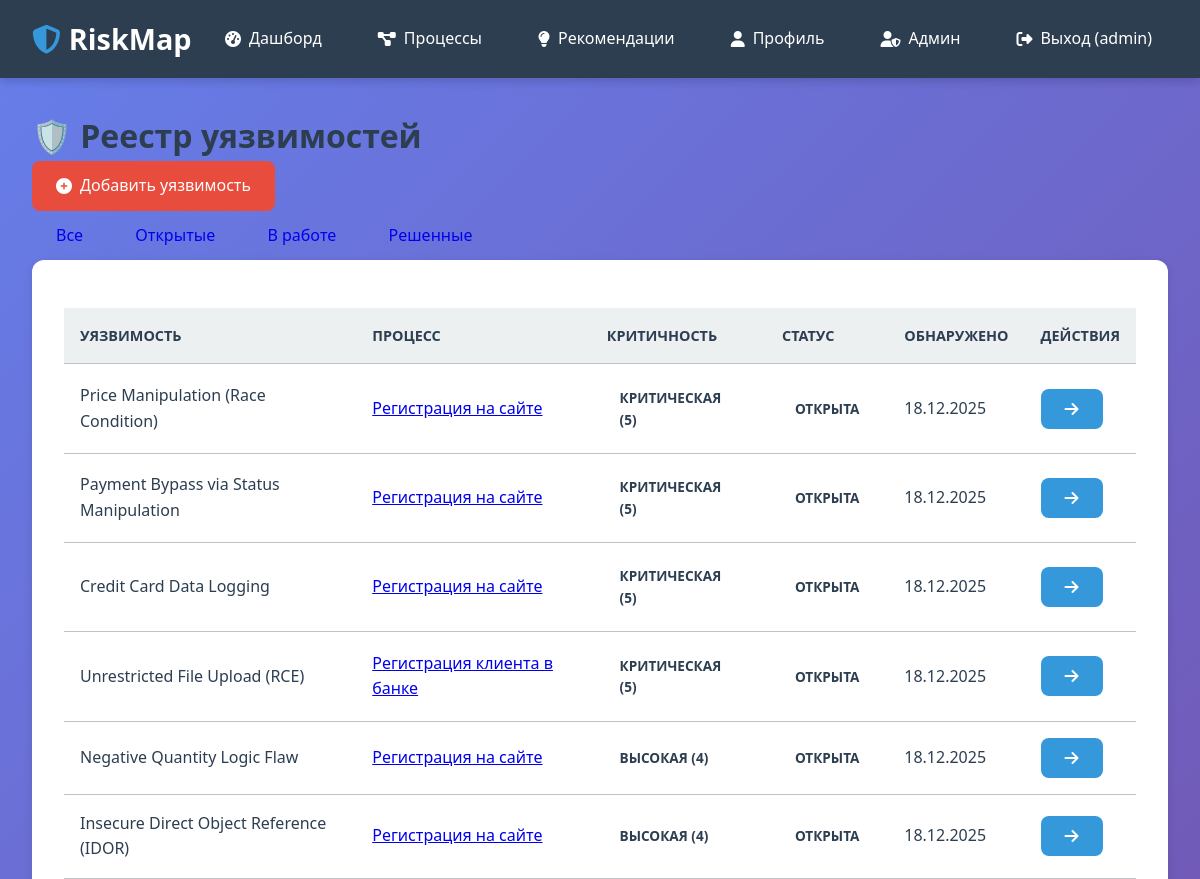
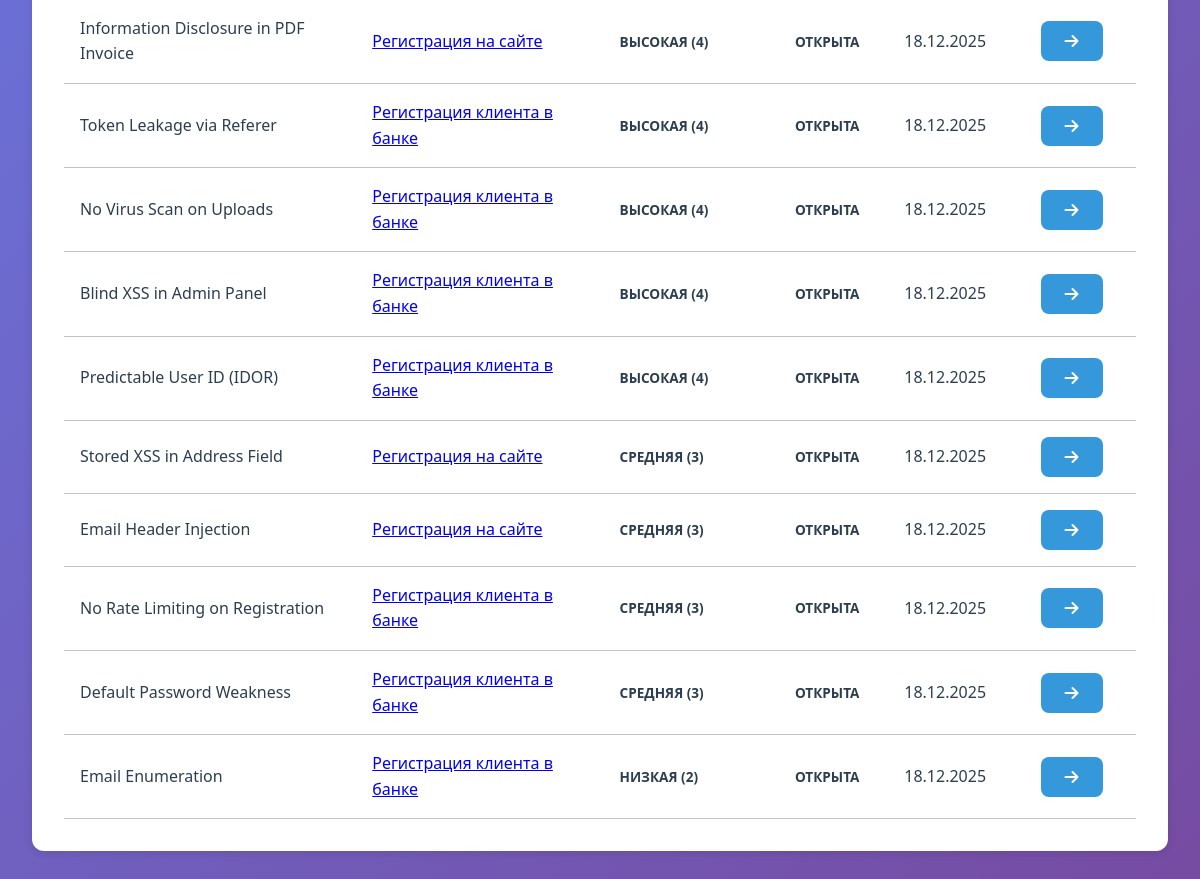
Before: /vulnerabilities/ (signed in) with the older database file (2 pictures, top to bottom).
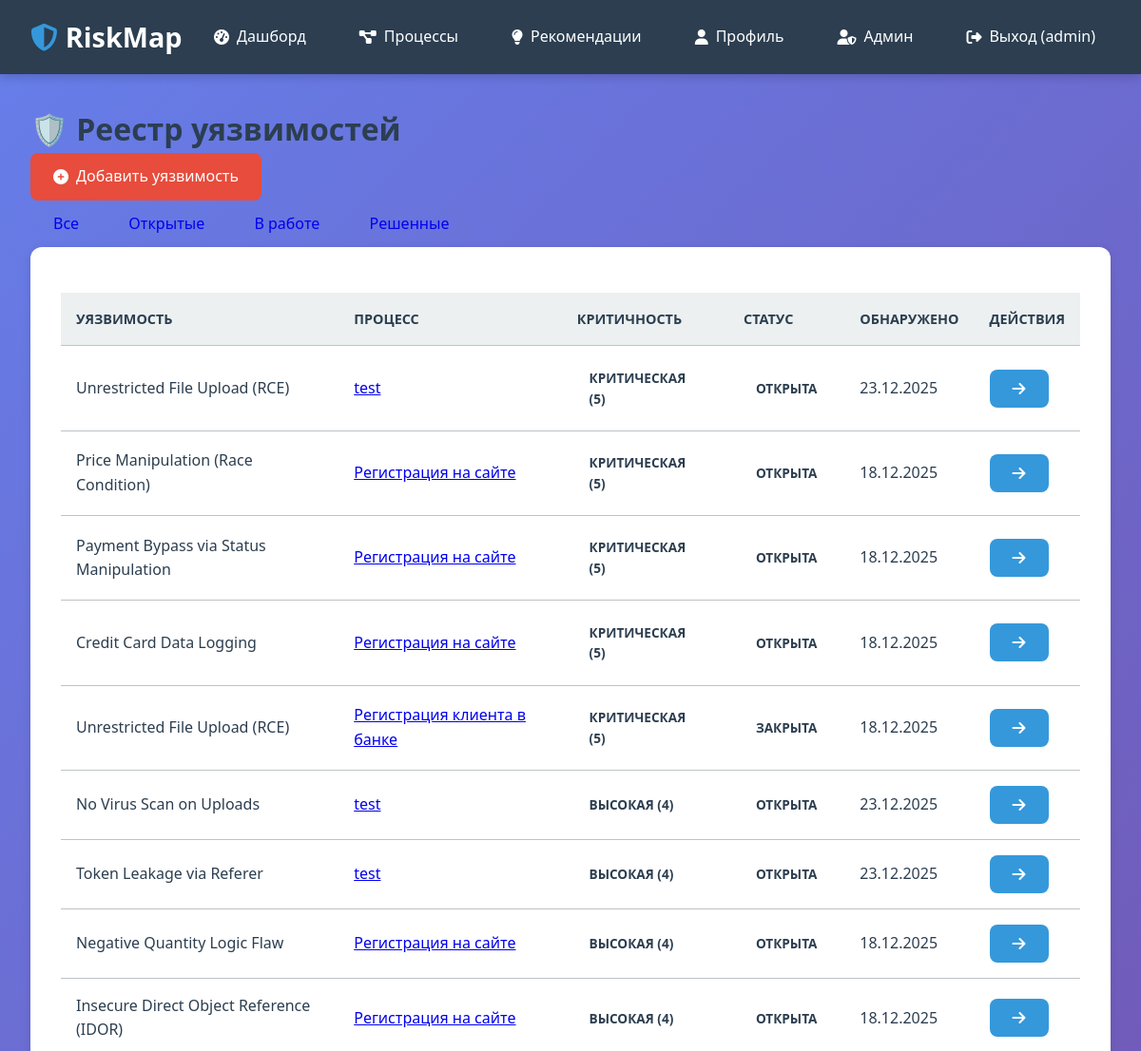
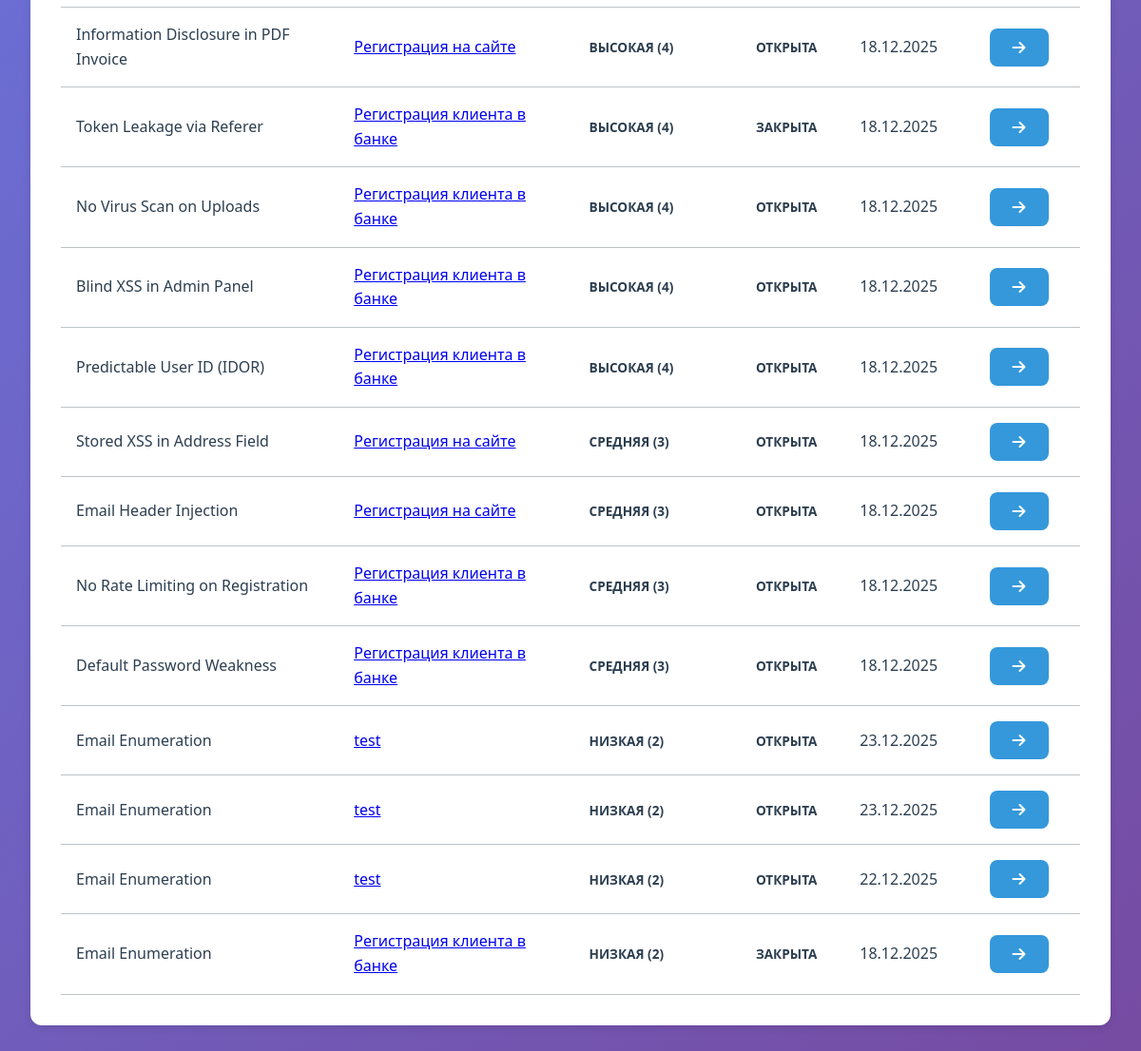
After: the same page with the newer database file (2 pictures, top to bottom).
### apps/authentication/models.py (models this page shows, shortened)
class User(AbstractUser):
    email = models.EmailField(unique=True, verbose_name='Email')
    created_at = models.DateTimeField(auto_now_add=True, verbose_name='Дата регистрации')
    updated_at = models.DateTimeField(auto_now=True, verbose_name='Дата обновления')
    USERNAME_FIELD = 'username'
    REQUIRED_FIELDS = ['email']
    class Meta:
        verbose_name = 'Пользователь'
        verbose_name_plural = 'Пользователи'
        ordering = ['-created_at']
        db_table = 'users'

### apps/core/models.py (models this page shows, shortened)
class Vulnerability(models.Model):
    SEVERITY_CHOICES = [
        (1, 'Незначительная'),
        (2, 'Низкая'),
        (3, 'Средняя'),
        (4, 'Высокая'),
        (5, 'Критическая'),
    ]
    STATUS_CHOICES = [
        ('open', 'Открыта'),
        ('in_progress', 'В работе'),
        ('resolved', 'Решена'),
        ('closed', 'Закрыта'),
    ]
    business_process = models.ForeignKey(
        BusinessProcess,
        on_delete=models.CASCADE,
        related_name='vulnerabilities',
        verbose_name='Бизнес-процесс'
    )
    step = models.ForeignKey(
        ProcessStep,
        on_delete=models.SET_NULL,
        null=True,
        blank=True,
        related_name='vulnerabilities',
        verbose_name='Связанный шаг'
    )
    title = models.CharField('Название', max_length=255)
    description = models.TextField('Описание')
    severity = models.IntegerField('Уровень серьезности', choices=SEVERITY_CHOICES, default=3)
    status = models.CharField('Статус', max_length=20, choices=STATUS_CHOICES, default='open')
    discovered_date = models.DateField('Дата обнаружения', auto_now_add=True)
    resolved_date = models.DateField('Дата решения', null=True, blank=True)
    class Meta:
        verbose_name = 'Уязвимость'
        verbose_name_plural = 'Уязвимости'
        ordering = ['-severity', '-discovered_date']

class BusinessProcess(models.Model):
    CRITICALITY_CHOICES = [
        ('low', 'Низкая'),
        ('medium', 'Средняя'),
        ('high', 'Высокая'),
        ('critical', 'Критическая'),
    ]
    name = models.CharField('Название', max_length=255)
    description = models.TextField('Описание', blank=True)
    owner = models.ForeignKey(
        User,
        on_delete=models.CASCADE,
        related_name='business_processes',
        verbose_name='Владелец'
    )
    criticality = models.CharField(
        'Критичность',
        max_length=20,
        choices=CRITICALITY_CHOICES,
        default='medium'
    )
    created_at = models.DateTimeField('Дата создания', auto_now_add=True)
    updated_at = models.DateTimeField('Дата обновления', auto_now=True)
    is_active = models.BooleanField('Активен', default=True)
    class Meta:
        verbose_name = 'Бизнес-процесс'
        verbose_name_plural = 'Бизнес-процессы'
        ordering = ['-created_at']

### apps/core/views.py (the view)
# urls.py: path('vulnerabilities/', views.vulnerability_list, name='vulnerability_list'),
@login_required
def vulnerability_list(request):
    vulnerabilities = Vulnerability.objects.filter(
        business_process__owner=request.user
    )
    status_filter = request.GET.get('status')
    if status_filter:
        vulnerabilities = vulnerabilities.filter(status=status_filter)
    context = {
        'vulnerabilities': vulnerabilities,
        'status_filter': status_filter,
    }
    return render(request, 'core/vulnerability_list.html', context)

### templates/core/vulnerability_list.html (shortened to what this page needs)
{% extends 'base.html' %}
{% block content %}
<div class="d-flex justify-content-between align-items-center mb-4">
    <h1 class="h2">🛡️ Реестр уязвимостей</h1>
    <div class="d-flex gap-2">
        <a href="{% url 'core:vulnerability_create' %}" class="btn btn-danger">
            <i class="fas fa-plus-circle"></i> Добавить уязвимость
        </a>
        <div class="btn-group ms-2">
            <a href="?status=" class="btn btn-outline-secondary {% if not status_filter %}active{% endif %}">Все</a>
            <a href="?status=open" class="btn btn-outline-danger {% if status_filter == 'open' %}active{% endif %}">Открытые</a>
            <a href="?status=in_progress" class="btn btn-outline-warning {% if status_filter == 'in_progress' %}active{% endif %}">В работе</a>
            <a href="?status=resolved" class="btn btn-outline-success {% if status_filter == 'resolved' %}active{% endif %}">Решенные</a>
        </div>
    </div>
</div>
    <div class="card shadow">
        <div class="card-body p-0">
            <div class="table-responsive">
                <table class="table table-hover align-middle mb-0">
                    <thead class="bg-light">
                        <tr>
                            <th class="ps-4">Уязвимость</th>
                            <th>Процесс</th>
                            <th>Критичность</th>
                            <th>Статус</th>
                            <th>Обнаружено</th>
                            <th class="text-end pe-4">Действия</th>
                        </tr>
                    </thead>
                    <tbody>
                        {% for vuln in vulnerabilities %}
                        <tr>
                            <td class="ps-4">
                                <div class="fw-bold">{{ vuln.title }}</div>
                            </td>
                            <td>
                                <a href="{% url 'core:process_detail' vuln.business_process.pk %}" class="text-decoration-none">
                                    {{ vuln.business_process.name }}
                                </a>
                            </td>
                            <td>
                                {% if vuln.severity == 5 %}
                                    <span class="badge bg-danger">Критическая (5)</span>
                                {% elif vuln.severity == 4 %}
                                    <span class="badge bg-warning text-dark">Высокая (4)</span>
                                {% elif vuln.severity == 3 %}
                                    <span class="badge bg-info text-dark">Средняя (3)</span>
                                {% else %}
                                    <span class="badge bg-success">Низкая ({{ vuln.severity }})</span>
                                {% endif %}
                            </td>
                            <td>
                                {% if vuln.status == 'open' %}
                                    <span class="badge border border-danger text-danger">Открыта</span>
                                {% elif vuln.status == 'in_progress' %}
                                    <span class="badge border border-warning text-warning">В работе</span>
                                {% elif vuln.status == 'resolved' %}
                                    <span class="badge border border-success text-success">Решена</span>
                                {% else %}
                                    <span class="badge border border-secondary text-secondary">Закрыта</span>
                                {% endif %}
                            </td>
                            <td class="text-muted small">
                                {{ vuln.discovered_date|date:"d.m.Y" }}
                            </td>
                            <td class="text-end pe-4">
                                <a href="{% url 'core:vulnerability_detail' vuln.pk %}" class="btn btn-sm btn-primary">
                                    <i class="fas fa-arrow-right"></i>
                                </a>
                            </td>
                        </tr>
                        {% endfor %}
                    </tbody>
                </table>
            </div>
        </div>
    </div>
</div>
{% endblock %}

### templates/base.html (shortened to what this page needs)
<!DOCTYPE html>
<html lang="ru">
<head>
    <link href="https://cdn.jsdelivr.net/npm/vis-network@9.1.9/dist/dist/vis-network.min.css" rel="stylesheet">
    <link rel="stylesheet" href="https://cdnjs.cloudflare.com/ajax/libs/font-awesome/6.5.1/css/all.min.css">
</head>
<body>
    <nav class="navbar">
        <div class="navbar-container">
            <a href="{% url 'core:home' %}" class="navbar-brand">
                <i class="fas fa-shield-alt"></i>
                RiskMap
            </a>
            <ul class="navbar-menu">
                {% if user.is_authenticated %}
                    <li><a href="{% url 'core:dashboard' %}">
                        <i class="fas fa-tachometer-alt"></i> Дашборд
                    </a></li>
                    <li><a href="{% url 'core:process_list' %}">
                        <i class="fas fa-project-diagram"></i> Процессы
                    </a></li>
                    <li><a href="{% url 'core:recommendations' %}">
                        <i class="fas fa-lightbulb"></i> Рекомендации
                    </a></li>
                    <li><a href="{% url 'core:profile' %}">
                        <i class="fas fa-user"></i> Профиль
                    </a></li>
                {% if user.is_superuser %}
                <li><a href="{% url 'admin_panel:user_management' %}">
                    <i class="fas fa-user-shield"></i> Админ
                </a></li>
                {% endif %}
                    <li><a href="{% url 'authentication:logout' %}">
                        <i class="fas fa-sign-out-alt"></i> Выход ({{ user.username }})
                    </a></li>
                {% endif %}
            </ul>
        </div>
    </nav>
    <div class="container">
        {% block content %}{% endblock %}
</body>
</html>

### templates/base.html (style rules this page uses)
* { margin: 0; padding: 0; box-sizing: border-box; }
:root { --primary-color: #2c3e50; --secondary-color: #3498db; --accent-color: #e74c3c; --success-color: #27ae60; --warning-color: #f39c12; --danger-color: #e74c3c; --light-bg: #ecf0f1; --dark-text: #2c3e50; --light-text: #7f8c8d; --border-color: #bdc3c7; --card-shadow: 0 2px 8px rgba(0,0,0,0.1); --hover-shadow: 0 4px 16px rgba(0,0,0,0.15); }
body { font-family: 'Segoe UI', Tahoma, Geneva, Verdana, sans-serif; background: linear-gradient(135deg, #667eea 0%, #764ba2 100%); background-attachment: fixed; color: var(--dark-text); line-height: 1.6; min-height: 100vh; }
.navbar { background: var(--primary-color); color: white; padding: 1rem 0; box-shadow: 0 2px 10px rgba(0,0,0,0.2); position: sticky; top: 0; z-index: 1000; }
.navbar-container { max-width: 1400px; margin: 0 auto; padding: 0 2rem; display: flex; justify-content: space-between; align-items: center; }
.navbar-brand { font-size: 1.8rem; font-weight: bold; color: white; text-decoration: none; display: flex; align-items: center; gap: 0.5rem; }
.navbar-brand i { color: var(--secondary-color); }
.navbar-menu { display: flex; list-style: none; gap: 1.5rem; align-items: center; }
.navbar-menu a { color: white; text-decoration: none; padding: 0.5rem 1rem; border-radius: 5px; transition: all 0.3s ease; display: flex; align-items: center; gap: 0.5rem; }
.container { max-width: 1400px; margin: 2rem auto; padding: 0 2rem; }
.card { background: white; border-radius: 12px; padding: 2rem; margin-bottom: 2rem; box-shadow: var(--card-shadow); transition: all 0.3s ease; }
.card-body { color: var(--dark-text); }
.btn { display: inline-flex; align-items: center; gap: 0.5rem; padding: 0.75rem 1.5rem; border: none; border-radius: 8px; font-size: 1rem; cursor: pointer; text-decoration: none; transition: all 0.3s ease; font-weight: 500; }
.btn-primary { background: var(--secondary-color); color: white; }
.btn-danger { background: var(--danger-color); color: white; }
.badge { display: inline-block; padding: 0.4rem 0.8rem; border-radius: 20px; font-size: 0.85rem; font-weight: 600; text-transform: uppercase; }
.table { width: 100%; border-collapse: collapse; margin-top: 1rem; }
.table th, .table td { padding: 1rem; text-align: left; border-bottom: 1px solid var(--border-color); }
.table th { background: var(--light-bg); font-weight: 600; color: var(--primary-color); text-transform: uppercase; font-size: 0.9rem; }

Changed rows visible on the page:
added Vulnerability: title "Unrestricted File Upload (RCE)", business_process.name "test", severity "КРИТИЧЕСКАЯ (5)", status "ОТКРЫТА", discovered_date "23.12.2025"
changed Vulnerability (number 5 of 22 on the later page): status "ОТКРЫТА" → "ЗАКРЫТА"
added Vulnerability: title "No Virus Scan on Uploads", business_process.name "test", severity "ВЫСОКАЯ (4)", status "ОТКРЫТА", discovered_date "23.12.2025"
added Vulnerability: title "Token Leakage via Referer", business_process.name "test", severity "ВЫСОКАЯ (4)", status "ОТКРЫТА", discovered_date "23.12.2025"
changed Vulnerability (number 11 of 22 on the later page): status "ОТКРЫТА" → "ЗАКРЫТА"
added Vulnerability: title "Email Enumeration", business_process.name "test", severity "2", status "ОТКРЫТА", discovered_date "23.12.2025"
added Vulnerability: title "Email Enumeration", business_process.name "test", severity "2", status "ОТКРЫТА", discovered_date "23.12.2025"
added Vulnerability: title "Email Enumeration", business_process.name "test", severity "2", status "ОТКРЫТА", discovered_date "22.12.2025"
changed Vulnerability (number 22 of 22 on the later page): status "ОТКРЫТА" → "ЗАКРЫТА"
